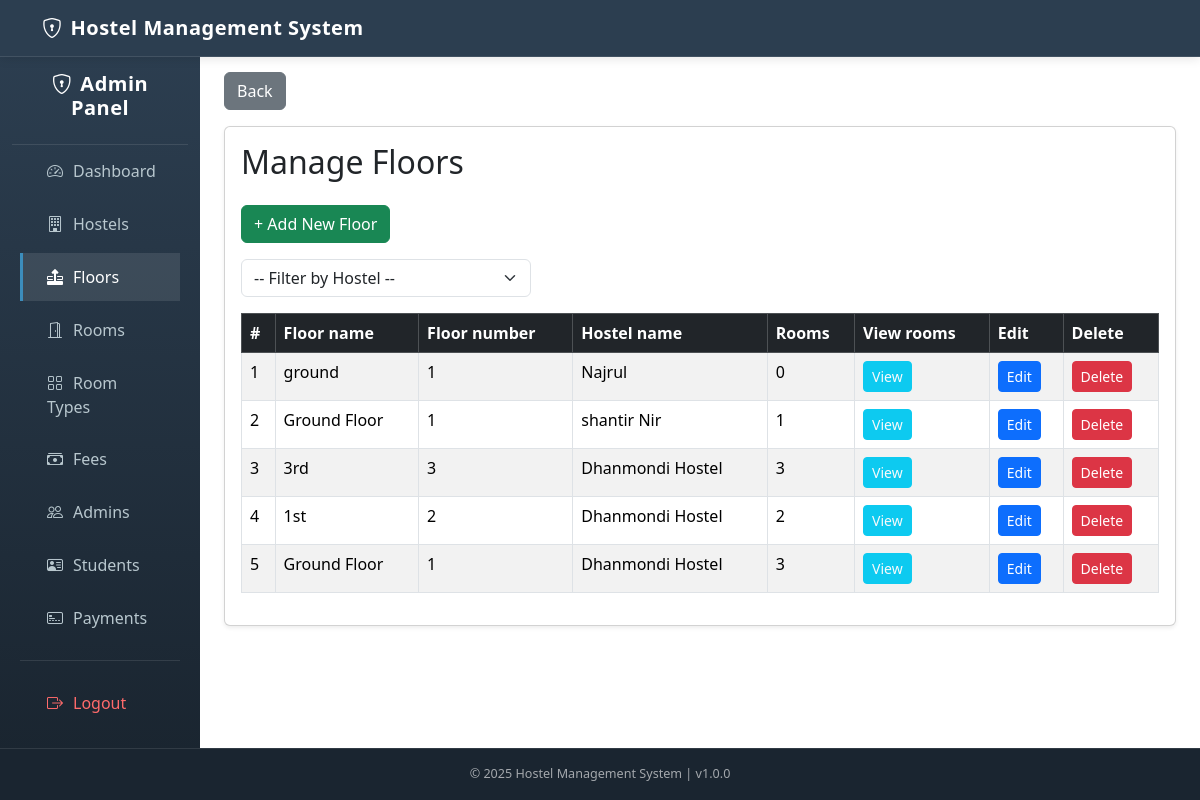
Page /admin/sections/floors/index.php (signed in) on the committed database.
### tables this page shows
CREATE TABLE `floors` (
  `id` int(11) NOT NULL,
  `hostel_id` int(11) DEFAULT NULL,
  `floor_number` int(11) NOT NULL,
  `floor_name` varchar(100) DEFAULT NULL,
  `created_at` timestamp NOT NULL DEFAULT current_timestamp(),
  `updated_at` timestamp NOT NULL DEFAULT current_timestamp() ON UPDATE current_timestamp()
);

CREATE TABLE `hostels` (
  `id` int(11) NOT NULL,
  `hostel_incharge_id` int(11) DEFAULT NULL,
  `address_id` int(11) DEFAULT NULL,
  `hostel_name` varchar(100) NOT NULL,
  `hostel_type` enum('male','female') NOT NULL,
  `contact_number` varchar(20) NOT NULL,
  `email` varchar(100) DEFAULT NULL,
  `capacity` int(11) DEFAULT 0,
  `amenities` text DEFAULT NULL,
  `created_at` timestamp NOT NULL DEFAULT current_timestamp(),
  `updated_at` timestamp NOT NULL DEFAULT current_timestamp() ON UPDATE current_timestamp()
);

### admin/sections/floors/index.php (the view, shortened to what this page needs)
<?php
require_once BASE_PATH . '/config/db.php';
$floors = [];
$sql = "
    SELECT
        floors.id,
        floors.floor_number,
        floors.floor_name,
        hostels.hostel_name,
        (
            SELECT COUNT(*) FROM rooms WHERE rooms.floor_id = floors.id
        ) AS number_of_rooms
    FROM floors
    LEFT JOIN hostels ON floors.hostel_id = hostels.id
";
$sql .= " ORDER BY floors.id DESC";
$result = $conn->query($sql);
if ($result && $result->num_rows > 0) {
    $floors = $result->fetch_all(MYSQLI_ASSOC);
}
require_once BASE_PATH . '/admin/includes/header_admin.php';
?>
<div class="content container-fluid mt-5">
    <div class="row full-height">
        <?php require_once BASE_PATH . '/admin/includes/sidebar_admin.php'; ?>
        <main class="col-md-10 ms-sm-auto px-md-4 py-4">
            <a href="javascript:history.back()" class="btn btn-secondary mb-3">Back</a>
            <div class="card shadow-sm">
                <div class="card-body">
                    <h2 class="mb-4">Manage Floors</h2>
                    <a href="<?= BASE_URL . '/admin/sections/floors/add.php' ?>" class="btn btn-success mb-3">+ Add New Floor</a>
                    <form method="get" class="mb-3">
                        <div class="row">
                            <div class="col-md-4">
                                <select name="hostel_id" class="form-select" onchange="this.form.submit()">
                                    <option value="0">-- Filter by Hostel --</option>
                                </select>
                            </div>
                        </div>
                    </form>
                    <div class="table-responsive">
                        <table class="table table-bordered table-striped">
                            <thead class="table-dark">
                                <tr>
                                    <th>#</th>
                                    <th>Floor name</th>
                                    <th>Floor number</th>
                                    <th>Hostel name</th>
                                    <th>Rooms</th>
                                    <th>View rooms</th>
                                    <th>Edit</th>
                                    <th>Delete</th>
                                </tr>
                            </thead>
                            <tbody>
                                <?php if (empty($floors)): ?>
                                    <tr>
                                        <td colspan="12" class="text-center">No floors found.</td>
                                    </tr>
                                <?php else: ?>
                                    <?php $serial = 1; ?>
                                    <?php foreach ($floors as $floor): ?>
                                        <tr>
                                            <td><?= $serial++ ?></td>
                                            <td><?= htmlspecialchars($floor['floor_name']) ?></td>
                                            <td><?= $floor['floor_number'] ?? 'N/A' ?></td>
                                            <td><?= $floor['hostel_name'] ?? 'N/A' ?></td>
                                            <td><?= $floor['number_of_rooms'] ?? 'N/A' ?></td>
                                            <td>
                                                <a href="<?= BASE_URL ?>/admin/sections/floors/view.php?id=<?= $floor['id'] ?>" class="btn btn-sm btn-info text-light">View</a>
                                            </td>
                                            <td>
                                                <a href="<?= BASE_URL ?>/admin/sections/floors/edit.php?id=<?= $floor['id'] ?>" class="btn btn-sm btn-primary">Edit</a>
                                            </td>
                                            <td>
                                                <button class="btn btn-sm btn-danger delete-floor" data-id="<?= $floor['id'] ?>">Delete</button>
                                            </td>
                                        </tr>
                                    <?php endforeach; ?>
                                <?php endif; ?>
                            </tbody>
                        </table>
                    </div>
                </div>
            </div>
        </main>
    </div>
</div>
<?php require_once BASE_PATH . '/admin/includes/footer_admin.php'; ?>

### admin/includes/header_admin.php (style rules this page uses)
:root { --primary-dark: #2c3e50; --secondary-dark: #1a2530; --highlight-blue: #3c8dbc; }
main { padding-top: 60px; padding-bottom: 60px; min-height: 80vh; }

### rows in the picture
floors: floor_name "ground", floor_number "1", hostel.hostel_name "Najrul", number_of_rooms "0"
floors: floor_name "Ground Floor", floor_number "1", hostel.hostel_name "shantir Nir", number_of_rooms "1"
floors: floor_name "3rd", floor_number "3", hostel.hostel_name "Dhanmondi Hostel", number_of_rooms "3"
floors: floor_name "1st", floor_number "2", hostel.hostel_name "Dhanmondi Hostel", number_of_rooms "2"
floors: floor_name "Ground Floor", floor_number "1", hostel.hostel_name "Dhanmondi Hostel", number_of_rooms "3"
